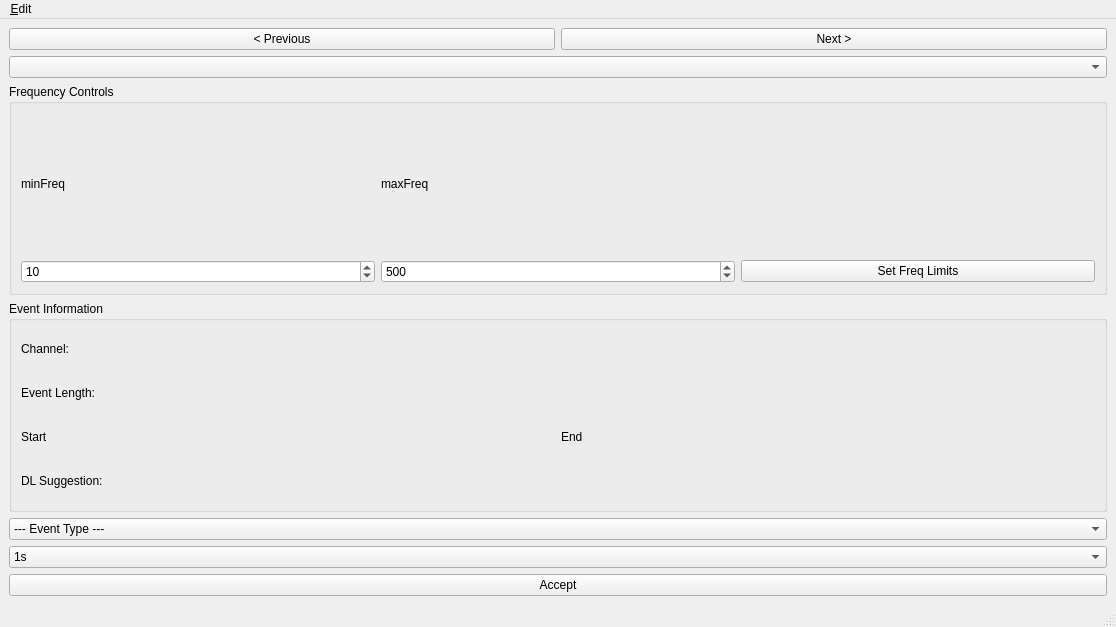
<?xml version="1.0" encoding="UTF-8"?>
<ui version="4.0">
 <class>MainWindow</class>
 <widget class="QMainWindow" name="MainWindow">
  <property name="geometry">
   <rect>
    <x>0</x>
    <y>0</y>
    <width>1116</width>
    <height>627</height>
   </rect>
  </property>
  <property name="sizePolicy">
   <sizepolicy hsizetype="Maximum" vsizetype="Maximum">
    <horstretch>0</horstretch>
    <verstretch>0</verstretch>
   </sizepolicy>
  </property>
  <property name="windowTitle">
   <string>Annotation</string>
  </property>
  <widget class="QWidget" name="centralwidget">
   <layout class="QGridLayout" name="gridLayout_5">
    <item row="0" column="0">
     <layout class="QGridLayout" name="gridLayout_4" columnstretch="7,0">
      <item row="0" column="1">
       <layout class="QGridLayout" name="left_panel" rowstretch="1,0,0,0,0,0,0,0">
        <item row="5" column="0">
         <widget class="QComboBox" name="EventDropdown_Box">
          <property name="font">
           <font>
            <family>Arial</family>
            <pointsize>9</pointsize>
           </font>
          </property>
          <item>
           <property name="text">
            <string>--- Event Type ---</string>
           </property>
          </item>
          <item>
           <property name="text">
            <string>Spike</string>
           </property>
          </item>
          <item>
           <property name="text">
            <string>Real</string>
           </property>
          </item>
          <item>
           <property name="text">
            <string>Artifact</string>
           </property>
          </item>
         </widget>
        </item>
        <item row="6" column="0">
         <widget class="QComboBox" name="IntervalDropdownBox">
          <property name="font">
           <font>
            <family>Arial</family>
            <pointsize>9</pointsize>
           </font>
          </property>
          <item>
           <property name="text">
            <string>1s</string>
           </property>
          </item>
          <item>
           <property name="text">
            <string>0.5s</string>
           </property>
          </item>
          <item>
           <property name="text">
            <string>0.25s</string>
           </property>
          </item>
         </widget>
        </item>
        <item row="3" column="0">
         <layout class="QHBoxLayout" name="freq_control_layout">
          <item>
           <widget class="QGroupBox" name="groupBox_2">
            <property name="font">
             <font>
              <family>Arial</family>
             </font>
            </property>
            <property name="title">
             <string>Frequency Controls</string>
            </property>
            <layout class="QGridLayout" name="gridLayout">
             <item row="1" column="1">
              <widget class="QSpinBox" name="spinBox_minFreq">
               <property name="maximum">
                <number>1000</number>
               </property>
               <property name="value">
                <number>10</number>
               </property>
              </widget>
             </item>
             <item row="1" column="4">
              <widget class="QPushButton" name="SetFreqLimit">
               <property name="text">
                <string>Set Freq Limits</string>
               </property>
              </widget>
             </item>
             <item row="1" column="3">
              <widget class="QSpinBox" name="spinBox_maxFreq">
               <property name="maximum">
                <number>1000</number>
               </property>
               <property name="value">
                <number>500</number>
               </property>
              </widget>
             </item>
             <item row="0" column="1">
              <widget class="QLabel" name="label">
               <property name="text">
                <string>minFreq</string>
               </property>
              </widget>
             </item>
             <item row="0" column="3">
              <widget class="QLabel" name="label_2">
               <property name="text">
                <string>maxFreq</string>
               </property>
              </widget>
             </item>
            </layout>
           </widget>
          </item>
         </layout>
        </item>
        <item row="1" column="0">
         <widget class="QComboBox" name="AnotationDropdownBox"/>
        </item>
        <item row="0" column="0">
         <layout class="QHBoxLayout" name="horizontalLayout">
          <item>
           <widget class="QPushButton" name="PreviousButton">
            <property name="font">
             <font>
              <family>Arial</family>
              <pointsize>9</pointsize>
             </font>
            </property>
            <property name="text">
             <string>&lt; Previous</string>
            </property>
           </widget>
          </item>
          <item>
           <widget class="QPushButton" name="NextButton">
            <property name="font">
             <font>
              <family>Arial</family>
              <pointsize>9</pointsize>
             </font>
            </property>
            <property name="text">
             <string>Next &gt;</string>
            </property>
           </widget>
          </item>
         </layout>
        </item>
        <item row="2" column="0">
         <layout class="QHBoxLayout" name="FFT_layout"/>
        </item>
        <item row="4" column="0">
         <widget class="QGroupBox" name="groupBox">
          <property name="font">
           <font>
            <family>Arial</family>
            <pointsize>9</pointsize>
           </font>
          </property>
          <property name="title">
           <string>Event Information</string>
          </property>
          <layout class="QGridLayout" name="gridLayout_3">
           <item row="3" column="0">
            <layout class="QHBoxLayout" name="horizontalLayout_12">
             <item>
              <widget class="QLabel" name="label_13">
               <property name="font">
                <font>
                 <family>Arial</family>
                 <pointsize>9</pointsize>
                </font>
               </property>
               <property name="text">
                <string>DL Suggestion:</string>
               </property>
              </widget>
             </item>
             <item>
              <widget class="QLabel" name="model_textbox">
               <property name="font">
                <font>
                 <family>Arial</family>
                 <pointsize>9</pointsize>
                </font>
               </property>
               <property name="styleSheet">
                <string notr="true">background-color: rgb(235, 235, 235);</string>
               </property>
               <property name="text">
                <string/>
               </property>
              </widget>
             </item>
            </layout>
           </item>
           <item row="0" column="0">
            <layout class="QHBoxLayout" name="horizontalLayout_7">
             <item>
              <widget class="QLabel" name="label_9">
               <property name="font">
                <font>
                 <family>Arial</family>
                 <pointsize>9</pointsize>
                </font>
               </property>
               <property name="text">
                <string>Channel:</string>
               </property>
              </widget>
             </item>
             <item>
              <widget class="QLabel" name="channel_name_textbox">
               <property name="font">
                <font>
                 <family>Arial</family>
                 <pointsize>9</pointsize>
                </font>
               </property>
               <property name="styleSheet">
                <string notr="true">background-color: rgb(235, 235, 235);</string>
               </property>
               <property name="text">
                <string/>
               </property>
              </widget>
             </item>
            </layout>
           </item>
           <item row="2" column="0">
            <layout class="QHBoxLayout" name="horizontalLayout_11">
             <item>
              <layout class="QHBoxLayout" name="horizontalLayout_9">
               <item>
                <widget class="QLabel" name="label_11">
                 <property name="font">
                  <font>
                   <family>Arial</family>
                   <pointsize>9</pointsize>
                  </font>
                 </property>
                 <property name="text">
                  <string>Start</string>
                 </property>
                </widget>
               </item>
               <item>
                <widget class="QLabel" name="start_textbox">
                 <property name="font">
                  <font>
                   <family>Arial</family>
                   <pointsize>9</pointsize>
                  </font>
                 </property>
                 <property name="styleSheet">
                  <string notr="true">background-color: rgb(235, 235, 235);</string>
                 </property>
                 <property name="text">
                  <string/>
                 </property>
                </widget>
               </item>
              </layout>
             </item>
             <item>
              <layout class="QHBoxLayout" name="horizontalLayout_10">
               <item>
                <widget class="QLabel" name="label_12">
                 <property name="font">
                  <font>
                   <family>Arial</family>
                   <pointsize>9</pointsize>
                  </font>
                 </property>
                 <property name="text">
                  <string>End</string>
                 </property>
                </widget>
               </item>
               <item>
                <widget class="QLabel" name="end_textbox">
                 <property name="font">
                  <font>
                   <family>Arial</family>
                   <pointsize>9</pointsize>
                  </font>
                 </property>
                 <property name="styleSheet">
                  <string notr="true">background-color: rgb(235, 235, 235);</string>
                 </property>
                 <property name="text">
                  <string/>
                 </property>
                </widget>
               </item>
              </layout>
             </item>
            </layout>
           </item>
           <item row="1" column="0">
            <layout class="QHBoxLayout" name="horizontalLayout_8">
             <item>
              <widget class="QLabel" name="label_10">
               <property name="font">
                <font>
                 <family>Arial</family>
                 <pointsize>9</pointsize>
                </font>
               </property>
               <property name="text">
                <string>Event Length:</string>
               </property>
              </widget>
             </item>
             <item>
              <widget class="QLabel" name="length_textbox">
               <property name="font">
                <font>
                 <family>Arial</family>
                 <pointsize>9</pointsize>
                </font>
               </property>
               <property name="styleSheet">
                <string notr="true">background-color: rgb(235, 235, 235);</string>
               </property>
               <property name="text">
                <string/>
               </property>
              </widget>
             </item>
            </layout>
           </item>
          </layout>
         </widget>
        </item>
        <item row="7" column="0">
         <layout class="QHBoxLayout" name="horizontalLayout_2">
          <item>
           <widget class="QPushButton" name="Accept">
            <property name="font">
             <font>
              <family>Arial</family>
              <pointsize>9</pointsize>
             </font>
            </property>
            <property name="text">
             <string>Accept</string>
            </property>
           </widget>
          </item>
         </layout>
        </item>
       </layout>
      </item>
      <item row="0" column="0">
       <layout class="QHBoxLayout" name="VisulaizationVerticalLayout"/>
      </item>
     </layout>
    </item>
   </layout>
  </widget>
  <widget class="QMenuBar" name="menubar">
   <property name="geometry">
    <rect>
     <x>0</x>
     <y>0</y>
     <width>1116</width>
     <height>21</height>
    </rect>
   </property>
   <widget class="QMenu" name="menuEdit">
    <property name="title">
     <string>&amp;Edit</string>
    </property>
    <addaction name="actionStart_Over"/>
   </widget>
   <addaction name="menuEdit"/>
  </widget>
  <widget class="QStatusBar" name="statusbar"/>
  <action name="actionStart_Over">
   <property name="text">
    <string>Reset Annotation</string>
   </property>
  </action>
 </widget>
 <resources/>
 <connections/>
</ui>
